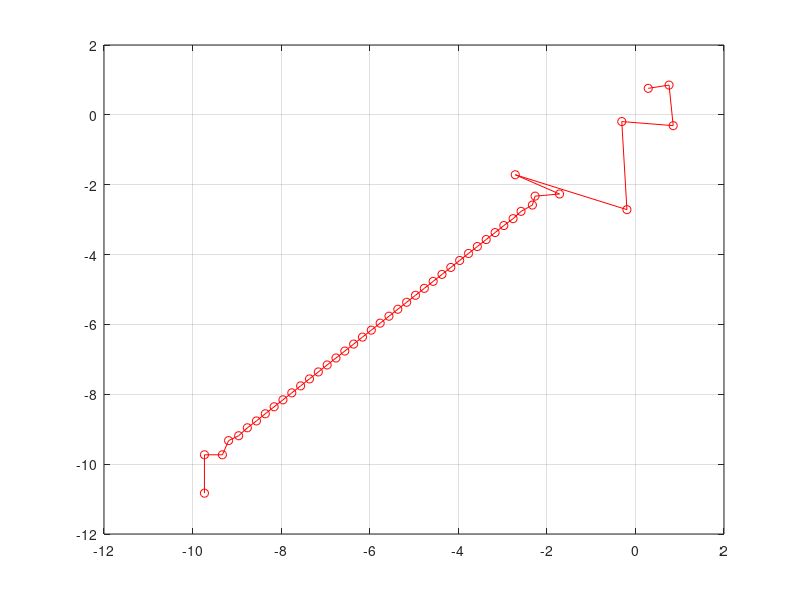

Write MATLAB code to recreate this figure.
clear all
clc
close all

% f = @(x) cos(x);
% p0 = 0.5;
% p1 = pi/4;


f = @(x) cos(x+sqrt(2))+x*((x/2)+sqrt(2));
% f = @(x) exp(6*x)+3*(log(2))^2*exp(2*x)-(log(8))*exp(4*x)-(log(2))^3;
% f = @(x) exp(6*x)+1.441*exp(2*x)-2.079*exp(4*x)-0.333;

p0 = -1;
p1 = -2;


tol = 10^-5;
max_iter = 50;
iter = 1;

q0 = f(p0)
q1 = f(p1)

while iter < max_iter
   p = p1-q1*(p1-p0)/(q1-q0)
   error(iter) = abs(p-p1);
   if error(iter) < tol
       root = p
       break
   else
       iter = iter + 1
       p0 = p1;
       q0 = q1
       p1 = p;
       q1 = f(p)
   end
end

x = error(1:end-1);
y = error(2:end);
logx = log(x)
logy = log(y)

figure(1)
plot(logx,logy,'r-o')
grid on
slope =  (logy(end) - logy(end-1)) / (logx(end) - logx(end-1))
